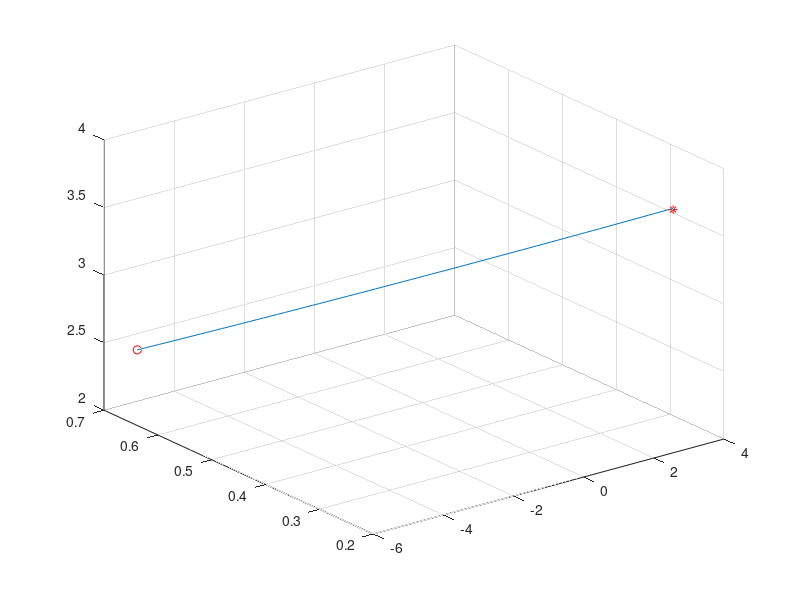

Write the MATLAB code that produced this figure.
%% Simulation of Parabola in 3D invironment

% Define two point of interest where it pass the catenary

reel_z = 0.38;
p  = [-5.05000 0.70000 2.00000]; % UGV sin contar reel
p2 = [2.55000 0.20000 3.80000];  % UAV

p1 = [p(1,1) p(1,2) p(1,3)+reel_z]; 

% Definition of catenary parameters

L = 1.181;
param = [0.001 0.180 2.380];
param_cat=[0.905 2.352 14.880]

%Vcat=[8.5,1.8,0.799998;8.47917,1.7125,0.814312;8.45833,1.625,0.832662;8.4375,1.5375,0.855083;8.41667,1.45,0.88162;8.39583,1.3625,0.912324;8.375,1.275,0.947254;8.35417,1.1875,0.986479;8.33333,1.1,1.03008;8.3125,1.0125,1.07813;8.29167,0.925,1.13073;8.27083,0.8375,1.18799]
p = param(1,1);
q = param(1,2);
r = param(1,3);
num_point_per_unit_length = 20;

x1 = 0;
x2 = sqrt((p1(1,1)-p2(1,1))^2+(p1(1,2)-p2(1,2))^2);
a1= p * (x1^3)/3 + q * (x1^2)/2 + r*x1 ;
a2= p * (x2^3)/3 + q * (x2^2)/2 + r*x2 ;
a = a2-a1

X0 = param_cat(1,1);
Y0 = param_cat(1,2);
C = param_cat(1,3);
A1 = (C^2 * sinh((x1 - X0)/C)+ (Y0 - C)*x1);
A2 = (C^2 * sinh((x2 - X0)/C)+ (Y0 - C)*x2);
A= A2-A1
% Direction Vector from UGV to UAV

delta_x = (p2(1,1) - p1(1,1));
delta_y = (p2(1,2) - p1(1,2));
delta_z = (p2(1,3) - p1(1,3));
dxy_ = sqrt(delta_x * delta_x + delta_y * delta_y );
dist_= sqrt(delta_x * delta_x + delta_y * delta_y + delta_z * delta_z );
u_x = delta_x /dxy_;
u_y = delta_y /dxy_;
d_ = dxy_;
z = abs(p2(1,3)-p1(1,3));

if (dxy_ < 0.0001)
	u_x = 0.0;
    u_y = 0.0;
	d_ = fabs(p2_.z-p1_.z);
end
	
if (d_ < 1.0)
        if (d_ < abs(p2(1,3)-p1(1,3)))
            num_point_catenary = ceil(abs(p2(1,3)-p1(1,3)) * 10.0);
        else
            num_point_catenary = ceil(d_ * 10.0);
        end
else
	num_point_catenary = ceil(num_point_per_unit_length * d_);
end

v=[];
% Catenary Equation
step = 0;
for c = 0:num_point_catenary
    c_x = p1(1,1) + u_x * step;
    c_y = p1(1,2) + u_y * step;
    
    Y = p*step*step+q*step+r; % Catenary equation
    c_z = Y;

    step = step + d_/ num_point_catenary;  
    v=[v;c_x,c_y,c_z];
end

v
param
plot3(v(:,1), v(:,2), v(:,3))
hold on;
plot3(p1(1,1),p1(1,2),p1(1,3),'or')
hold on
plot3(p2(1,1),p2(1,2),p2(1,3),'*r')
grid;